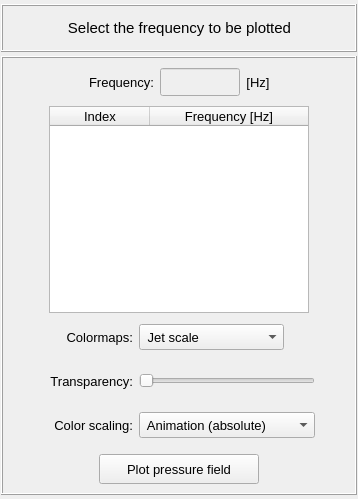
<?xml version="1.0" encoding="UTF-8"?>
<ui version="4.0">
 <class>Form</class>
 <widget class="QWidget" name="Form">
  <property name="geometry">
   <rect>
    <x>0</x>
    <y>0</y>
    <width>358</width>
    <height>499</height>
   </rect>
  </property>
  <property name="windowTitle">
   <string>Plot pressure field</string>
  </property>
  <layout class="QGridLayout" name="gridLayout_2">
   <property name="leftMargin">
    <number>1</number>
   </property>
   <property name="topMargin">
    <number>4</number>
   </property>
   <property name="rightMargin">
    <number>1</number>
   </property>
   <property name="bottomMargin">
    <number>4</number>
   </property>
   <property name="spacing">
    <number>4</number>
   </property>
   <item row="1" column="0">
    <widget class="QFrame" name="frame_2">
     <property name="sizeIncrement">
      <size>
       <width>400</width>
       <height>0</height>
      </size>
     </property>
     <property name="baseSize">
      <size>
       <width>400</width>
       <height>0</height>
      </size>
     </property>
     <property name="frameShape">
      <enum>QFrame::Box</enum>
     </property>
     <property name="frameShadow">
      <enum>QFrame::Raised</enum>
     </property>
     <layout class="QGridLayout" name="gridLayout_5">
      <property name="leftMargin">
       <number>4</number>
      </property>
      <property name="topMargin">
       <number>4</number>
      </property>
      <property name="rightMargin">
       <number>4</number>
      </property>
      <property name="bottomMargin">
       <number>4</number>
      </property>
      <property name="spacing">
       <number>4</number>
      </property>
      <item row="2" column="0">
       <widget class="QFrame" name="frame_4">
        <property name="minimumSize">
         <size>
          <width>0</width>
          <height>40</height>
         </size>
        </property>
        <property name="maximumSize">
         <size>
          <width>16777215</width>
          <height>40</height>
         </size>
        </property>
        <property name="frameShape">
         <enum>QFrame::NoFrame</enum>
        </property>
        <property name="frameShadow">
         <enum>QFrame::Raised</enum>
        </property>
        <layout class="QGridLayout" name="gridLayout_13">
         <property name="leftMargin">
          <number>0</number>
         </property>
         <property name="topMargin">
          <number>0</number>
         </property>
         <property name="rightMargin">
          <number>0</number>
         </property>
         <property name="bottomMargin">
          <number>0</number>
         </property>
         <item row="0" column="2">
          <widget class="QFrame" name="frame_7">
           <property name="minimumSize">
            <size>
             <width>176</width>
             <height>0</height>
            </size>
           </property>
           <property name="maximumSize">
            <size>
             <width>176</width>
             <height>16777215</height>
            </size>
           </property>
           <property name="frameShape">
            <enum>QFrame::NoFrame</enum>
           </property>
           <property name="frameShadow">
            <enum>QFrame::Raised</enum>
           </property>
           <layout class="QGridLayout" name="gridLayout_14">
            <property name="leftMargin">
             <number>0</number>
            </property>
            <property name="topMargin">
             <number>0</number>
            </property>
            <property name="rightMargin">
             <number>0</number>
            </property>
            <property name="bottomMargin">
             <number>0</number>
            </property>
            <property name="spacing">
             <number>0</number>
            </property>
            <item row="0" column="0">
             <widget class="QComboBox" name="comboBox_colormaps">
              <property name="minimumSize">
               <size>
                <width>120</width>
                <height>26</height>
               </size>
              </property>
              <property name="maximumSize">
               <size>
                <width>176</width>
                <height>26</height>
               </size>
              </property>
              <property name="font">
               <font>
                <pointsize>10</pointsize>
               </font>
              </property>
              <item>
               <property name="text">
                <string> Jet scale</string>
               </property>
              </item>
              <item>
               <property name="text">
                <string> Viridis scale</string>
               </property>
              </item>
              <item>
               <property name="text">
                <string> Inferno scale</string>
               </property>
              </item>
              <item>
               <property name="text">
                <string> Magma scale</string>
               </property>
              </item>
              <item>
               <property name="text">
                <string> Plasma scale</string>
               </property>
              </item>
              <item>
               <property name="text">
                <string>BWR diverging scale</string>
               </property>
              </item>
              <item>
               <property name="text">
                <string>PiYG diverging scale</string>
               </property>
              </item>
              <item>
               <property name="text">
                <string>PRGn diverging scale</string>
               </property>
              </item>
              <item>
               <property name="text">
                <string>BrBG diverging scale</string>
               </property>
              </item>
              <item>
               <property name="text">
                <string>PuOr diverging scale</string>
               </property>
              </item>
              <item>
               <property name="text">
                <string> Grayscale</string>
               </property>
              </item>
             </widget>
            </item>
            <item row="0" column="1">
             <spacer name="horizontalSpacer_11">
              <property name="orientation">
               <enum>Qt::Horizontal</enum>
              </property>
              <property name="sizeHint" stdset="0">
               <size>
                <width>40</width>
                <height>20</height>
               </size>
              </property>
             </spacer>
            </item>
           </layout>
          </widget>
         </item>
         <item row="0" column="3">
          <spacer name="horizontalSpacer_12">
           <property name="orientation">
            <enum>Qt::Horizontal</enum>
           </property>
           <property name="sizeHint" stdset="0">
            <size>
             <width>40</width>
             <height>20</height>
            </size>
           </property>
          </spacer>
         </item>
         <item row="0" column="1">
          <widget class="QLabel" name="label_6">
           <property name="minimumSize">
            <size>
             <width>90</width>
             <height>26</height>
            </size>
           </property>
           <property name="maximumSize">
            <size>
             <width>90</width>
             <height>26</height>
            </size>
           </property>
           <property name="font">
            <font>
             <pointsize>10</pointsize>
            </font>
           </property>
           <property name="text">
            <string>Colormaps:</string>
           </property>
           <property name="alignment">
            <set>Qt::AlignRight|Qt::AlignTrailing|Qt::AlignVCenter</set>
           </property>
          </widget>
         </item>
         <item row="0" column="0">
          <spacer name="horizontalSpacer_13">
           <property name="orientation">
            <enum>Qt::Horizontal</enum>
           </property>
           <property name="sizeHint" stdset="0">
            <size>
             <width>40</width>
             <height>20</height>
            </size>
           </property>
          </spacer>
         </item>
        </layout>
       </widget>
      </item>
      <item row="4" column="0">
       <widget class="QFrame" name="frame_3">
        <property name="minimumSize">
         <size>
          <width>0</width>
          <height>40</height>
         </size>
        </property>
        <property name="maximumSize">
         <size>
          <width>16777215</width>
          <height>40</height>
         </size>
        </property>
        <property name="frameShape">
         <enum>QFrame::NoFrame</enum>
        </property>
        <property name="frameShadow">
         <enum>QFrame::Raised</enum>
        </property>
        <layout class="QGridLayout" name="gridLayout_9">
         <property name="leftMargin">
          <number>0</number>
         </property>
         <property name="topMargin">
          <number>0</number>
         </property>
         <property name="rightMargin">
          <number>0</number>
         </property>
         <property name="bottomMargin">
          <number>0</number>
         </property>
         <property name="horizontalSpacing">
          <number>6</number>
         </property>
         <property name="verticalSpacing">
          <number>0</number>
         </property>
         <item row="0" column="0">
          <spacer name="horizontalSpacer">
           <property name="orientation">
            <enum>Qt::Horizontal</enum>
           </property>
           <property name="sizeHint" stdset="0">
            <size>
             <width>40</width>
             <height>20</height>
            </size>
           </property>
          </spacer>
         </item>
         <item row="0" column="1">
          <widget class="QLabel" name="label_color_scalling">
           <property name="minimumSize">
            <size>
             <width>90</width>
             <height>26</height>
            </size>
           </property>
           <property name="maximumSize">
            <size>
             <width>90</width>
             <height>26</height>
            </size>
           </property>
           <property name="font">
            <font>
             <pointsize>10</pointsize>
            </font>
           </property>
           <property name="text">
            <string>Color scaling:</string>
           </property>
           <property name="alignment">
            <set>Qt::AlignRight|Qt::AlignTrailing|Qt::AlignVCenter</set>
           </property>
          </widget>
         </item>
         <item row="0" column="3">
          <spacer name="horizontalSpacer_2">
           <property name="orientation">
            <enum>Qt::Horizontal</enum>
           </property>
           <property name="sizeHint" stdset="0">
            <size>
             <width>40</width>
             <height>20</height>
            </size>
           </property>
          </spacer>
         </item>
         <item row="0" column="2">
          <widget class="QComboBox" name="comboBox_color_scale">
           <property name="minimumSize">
            <size>
             <width>176</width>
             <height>26</height>
            </size>
           </property>
           <property name="maximumSize">
            <size>
             <width>176</width>
             <height>26</height>
            </size>
           </property>
           <property name="font">
            <font>
             <pointsize>10</pointsize>
            </font>
           </property>
           <item>
            <property name="text">
             <string> Animation (absolute)</string>
            </property>
           </item>
           <item>
            <property name="text">
             <string> Animation (non absolute)</string>
            </property>
           </item>
           <item>
            <property name="text">
             <string> Absolute values</string>
            </property>
           </item>
           <item>
            <property name="text">
             <string> Real values</string>
            </property>
           </item>
           <item>
            <property name="text">
             <string> Imaginary values</string>
            </property>
           </item>
          </widget>
         </item>
        </layout>
       </widget>
      </item>
      <item row="5" column="0">
       <widget class="QFrame" name="frame_button">
        <property name="minimumSize">
         <size>
          <width>0</width>
          <height>40</height>
         </size>
        </property>
        <property name="maximumSize">
         <size>
          <width>16777215</width>
          <height>40</height>
         </size>
        </property>
        <property name="frameShape">
         <enum>QFrame::NoFrame</enum>
        </property>
        <property name="frameShadow">
         <enum>QFrame::Raised</enum>
        </property>
        <layout class="QGridLayout" name="gridLayout_10">
         <property name="leftMargin">
          <number>0</number>
         </property>
         <property name="topMargin">
          <number>0</number>
         </property>
         <property name="rightMargin">
          <number>0</number>
         </property>
         <property name="bottomMargin">
          <number>0</number>
         </property>
         <property name="spacing">
          <number>0</number>
         </property>
         <item row="0" column="0">
          <widget class="QPushButton" name="pushButton_plot">
           <property name="minimumSize">
            <size>
             <width>160</width>
             <height>30</height>
            </size>
           </property>
           <property name="maximumSize">
            <size>
             <width>160</width>
             <height>30</height>
            </size>
           </property>
           <property name="font">
            <font>
             <family>MS Shell Dlg 2</family>
             <pointsize>10</pointsize>
             <weight>50</weight>
             <italic>false</italic>
             <bold>false</bold>
            </font>
           </property>
           <property name="styleSheet">
            <string notr="true"/>
           </property>
           <property name="text">
            <string>Plot pressure field</string>
           </property>
          </widget>
         </item>
        </layout>
       </widget>
      </item>
      <item row="0" column="0">
       <widget class="QFrame" name="frame_selector">
        <property name="minimumSize">
         <size>
          <width>0</width>
          <height>40</height>
         </size>
        </property>
        <property name="maximumSize">
         <size>
          <width>16777215</width>
          <height>40</height>
         </size>
        </property>
        <property name="frameShape">
         <enum>QFrame::NoFrame</enum>
        </property>
        <property name="frameShadow">
         <enum>QFrame::Raised</enum>
        </property>
        <layout class="QGridLayout" name="gridLayout_4">
         <property name="leftMargin">
          <number>0</number>
         </property>
         <property name="topMargin">
          <number>0</number>
         </property>
         <property name="rightMargin">
          <number>0</number>
         </property>
         <property name="bottomMargin">
          <number>0</number>
         </property>
         <property name="horizontalSpacing">
          <number>6</number>
         </property>
         <property name="verticalSpacing">
          <number>0</number>
         </property>
         <item row="0" column="4">
          <spacer name="horizontalSpacer_4">
           <property name="orientation">
            <enum>Qt::Horizontal</enum>
           </property>
           <property name="sizeHint" stdset="0">
            <size>
             <width>40</width>
             <height>20</height>
            </size>
           </property>
          </spacer>
         </item>
         <item row="0" column="2">
          <widget class="QLineEdit" name="lineEdit_selected_frequency">
           <property name="enabled">
            <bool>false</bool>
           </property>
           <property name="minimumSize">
            <size>
             <width>80</width>
             <height>28</height>
            </size>
           </property>
           <property name="maximumSize">
            <size>
             <width>80</width>
             <height>28</height>
            </size>
           </property>
           <property name="font">
            <font>
             <family>MS Shell Dlg 2</family>
             <pointsize>10</pointsize>
             <weight>50</weight>
             <italic>false</italic>
             <bold>false</bold>
            </font>
           </property>
           <property name="styleSheet">
            <string notr="true"/>
           </property>
           <property name="text">
            <string/>
           </property>
           <property name="alignment">
            <set>Qt::AlignCenter</set>
           </property>
          </widget>
         </item>
         <item row="0" column="0">
          <spacer name="horizontalSpacer_3">
           <property name="orientation">
            <enum>Qt::Horizontal</enum>
           </property>
           <property name="sizeHint" stdset="0">
            <size>
             <width>40</width>
             <height>20</height>
            </size>
           </property>
          </spacer>
         </item>
         <item row="0" column="1">
          <widget class="QLabel" name="label_4">
           <property name="minimumSize">
            <size>
             <width>0</width>
             <height>28</height>
            </size>
           </property>
           <property name="maximumSize">
            <size>
             <width>16777215</width>
             <height>28</height>
            </size>
           </property>
           <property name="font">
            <font>
             <pointsize>10</pointsize>
            </font>
           </property>
           <property name="text">
            <string>Frequency:</string>
           </property>
           <property name="alignment">
            <set>Qt::AlignCenter</set>
           </property>
          </widget>
         </item>
         <item row="0" column="3">
          <widget class="QLabel" name="label_5">
           <property name="minimumSize">
            <size>
             <width>0</width>
             <height>28</height>
            </size>
           </property>
           <property name="maximumSize">
            <size>
             <width>16777215</width>
             <height>28</height>
            </size>
           </property>
           <property name="font">
            <font>
             <pointsize>10</pointsize>
            </font>
           </property>
           <property name="text">
            <string>[Hz]</string>
           </property>
           <property name="alignment">
            <set>Qt::AlignCenter</set>
           </property>
          </widget>
         </item>
        </layout>
       </widget>
      </item>
      <item row="1" column="0">
       <widget class="QFrame" name="frame_treeWidget">
        <property name="frameShape">
         <enum>QFrame::NoFrame</enum>
        </property>
        <property name="frameShadow">
         <enum>QFrame::Raised</enum>
        </property>
        <layout class="QGridLayout" name="gridLayout_3">
         <property name="leftMargin">
          <number>0</number>
         </property>
         <property name="topMargin">
          <number>0</number>
         </property>
         <property name="rightMargin">
          <number>0</number>
         </property>
         <property name="bottomMargin">
          <number>0</number>
         </property>
         <property name="spacing">
          <number>0</number>
         </property>
         <item row="0" column="0">
          <widget class="QTreeWidget" name="treeWidget_frequencies">
           <property name="minimumSize">
            <size>
             <width>260</width>
             <height>0</height>
            </size>
           </property>
           <property name="maximumSize">
            <size>
             <width>260</width>
             <height>420</height>
            </size>
           </property>
           <property name="font">
            <font>
             <family>MS Shell Dlg 2</family>
             <pointsize>10</pointsize>
             <weight>50</weight>
             <italic>false</italic>
             <bold>false</bold>
            </font>
           </property>
           <property name="alternatingRowColors">
            <bool>true</bool>
           </property>
           <property name="indentation">
            <number>0</number>
           </property>
           <column>
            <property name="text">
             <string>Index</string>
            </property>
            <property name="font">
             <font>
              <family>MS Shell Dlg 2</family>
              <pointsize>10</pointsize>
             </font>
            </property>
            <property name="textAlignment">
             <set>AlignCenter</set>
            </property>
           </column>
           <column>
            <property name="text">
             <string notr="true">Frequency [Hz]</string>
            </property>
            <property name="font">
             <font>
              <family>MS Shell Dlg 2</family>
              <pointsize>10</pointsize>
              <weight>50</weight>
              <italic>false</italic>
              <bold>false</bold>
             </font>
            </property>
            <property name="textAlignment">
             <set>AlignCenter</set>
            </property>
           </column>
          </widget>
         </item>
        </layout>
       </widget>
      </item>
      <item row="3" column="0">
       <widget class="QFrame" name="frame_5">
        <property name="minimumSize">
         <size>
          <width>0</width>
          <height>40</height>
         </size>
        </property>
        <property name="maximumSize">
         <size>
          <width>16777215</width>
          <height>40</height>
         </size>
        </property>
        <property name="frameShape">
         <enum>QFrame::NoFrame</enum>
        </property>
        <property name="frameShadow">
         <enum>QFrame::Raised</enum>
        </property>
        <layout class="QGridLayout" name="gridLayout_8">
         <property name="leftMargin">
          <number>0</number>
         </property>
         <property name="topMargin">
          <number>0</number>
         </property>
         <property name="rightMargin">
          <number>0</number>
         </property>
         <property name="bottomMargin">
          <number>0</number>
         </property>
         <item row="0" column="1">
          <widget class="QLabel" name="label_3">
           <property name="minimumSize">
            <size>
             <width>90</width>
             <height>26</height>
            </size>
           </property>
           <property name="maximumSize">
            <size>
             <width>90</width>
             <height>26</height>
            </size>
           </property>
           <property name="font">
            <font>
             <pointsize>10</pointsize>
            </font>
           </property>
           <property name="text">
            <string>Transparency:</string>
           </property>
           <property name="alignment">
            <set>Qt::AlignRight|Qt::AlignTrailing|Qt::AlignVCenter</set>
           </property>
          </widget>
         </item>
         <item row="0" column="2">
          <widget class="QSlider" name="slider_transparency">
           <property name="minimumSize">
            <size>
             <width>176</width>
             <height>0</height>
            </size>
           </property>
           <property name="maximumSize">
            <size>
             <width>176</width>
             <height>16777215</height>
            </size>
           </property>
           <property name="orientation">
            <enum>Qt::Horizontal</enum>
           </property>
          </widget>
         </item>
         <item row="0" column="3">
          <spacer name="horizontalSpacer_6">
           <property name="orientation">
            <enum>Qt::Horizontal</enum>
           </property>
           <property name="sizeHint" stdset="0">
            <size>
             <width>40</width>
             <height>20</height>
            </size>
           </property>
          </spacer>
         </item>
         <item row="0" column="0">
          <spacer name="horizontalSpacer_7">
           <property name="orientation">
            <enum>Qt::Horizontal</enum>
           </property>
           <property name="sizeHint" stdset="0">
            <size>
             <width>40</width>
             <height>20</height>
            </size>
           </property>
          </spacer>
         </item>
        </layout>
       </widget>
      </item>
     </layout>
    </widget>
   </item>
   <item row="0" column="0">
    <widget class="QFrame" name="frame">
     <property name="minimumSize">
      <size>
       <width>0</width>
       <height>48</height>
      </size>
     </property>
     <property name="maximumSize">
      <size>
       <width>16777215</width>
       <height>48</height>
      </size>
     </property>
     <property name="frameShape">
      <enum>QFrame::Box</enum>
     </property>
     <property name="frameShadow">
      <enum>QFrame::Raised</enum>
     </property>
     <property name="lineWidth">
      <number>1</number>
     </property>
     <layout class="QGridLayout" name="gridLayout">
      <property name="leftMargin">
       <number>10</number>
      </property>
      <property name="topMargin">
       <number>0</number>
      </property>
      <property name="bottomMargin">
       <number>0</number>
      </property>
      <property name="spacing">
       <number>0</number>
      </property>
      <item row="0" column="0">
       <widget class="QLabel" name="label">
        <property name="minimumSize">
         <size>
          <width>0</width>
          <height>0</height>
         </size>
        </property>
        <property name="maximumSize">
         <size>
          <width>16777215</width>
          <height>16777215</height>
         </size>
        </property>
        <property name="font">
         <font>
          <family>MS Shell Dlg 2</family>
          <pointsize>11</pointsize>
          <weight>50</weight>
          <italic>false</italic>
          <bold>false</bold>
         </font>
        </property>
        <property name="frameShape">
         <enum>QFrame::NoFrame</enum>
        </property>
        <property name="frameShadow">
         <enum>QFrame::Raised</enum>
        </property>
        <property name="text">
         <string>Select the frequency to be plotted</string>
        </property>
        <property name="textFormat">
         <enum>Qt::AutoText</enum>
        </property>
        <property name="alignment">
         <set>Qt::AlignCenter</set>
        </property>
       </widget>
      </item>
     </layout>
    </widget>
   </item>
  </layout>
 </widget>
 <resources/>
 <connections/>
</ui>
